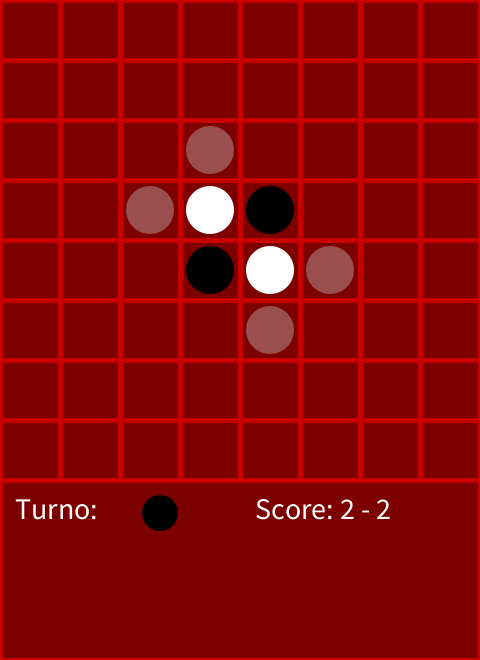
Frame 1 (no input)
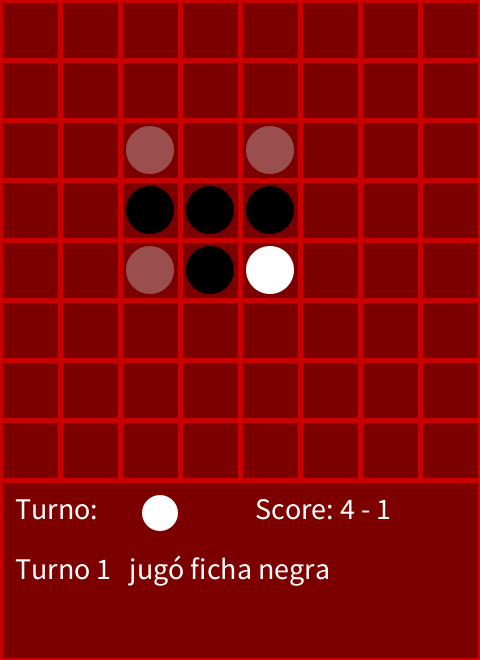
Frame 60 (the mouse pressed at the canvas centre just before this capture)
Frame 120 (the mouse held since frame 60 and released just before this capture): identical to frame 60, image omitted

The Processing sketch that drew these frames (run headless with seeded random() and noise(); from frame 60 on, the mouse is pressed at the canvas centre):

// Processing sketch: ProyectoOthello
// ── ProyectoOthello.pde
/**
 * Proyecto base para el juego de Othello/Reversi
 * @author Rodrigo Colín
 */

Tablero tablero;
Jugador jugador;
int ContadorTiempo = 250;

/**
 * Método para establecet tamaño de ventana al incluir variables
 */
void settings(){
  tablero =  new Tablero();
  jugador = new Jugador();
  size(tablero.dimension * tablero.tamCasilla, (tablero.dimension + 3)* tablero.tamCasilla);
}

/**
 * Inicializaciones
 */
void setup(){
  println("Proyecto base para el juego de mesa Othello");
  tablero.muestraJugadas();
}

/**
 * Ciclo de dibujado
 */
void draw(){
  
  
  if(tablero.turno)
    ContadorTiempo++;
  tablero.display();
  tablero.muestraJugadas();
  if(tablero.turno && !tablero.finPartida() && ContadorTiempo > 250)
    {
      PVector jugada = jugador.Jugar(tablero);
      if(tablero.esJugable(floor(jugada.x),floor(jugada.y)))
      {
        tablero.setFicha(floor(jugada.x),floor(jugada.y));
        println("\nPC jugo en  " + "[" + jugada.x + ", " + jugada.y + "]");
        tablero.cambiarTurno();
        tablero.mensaje("Turno " + tablero.numeroDeTurno + "   "  + (tablero.turno ? " jugó ficha blanca" : "jugó ficha negra"));
        ContadorTiempo = 0;
      }

      
      
      if(tablero.sinMovimientos())
      {
        
        if(tablero.finPartida())
        {
          tablero.mensajes("Fin de la partida, " + (tablero.cantidadFichas().x > tablero.cantidadFichas().y ? " ganan Negras" : (tablero.cantidadFichas().x < tablero.cantidadFichas().y ? "ganan Blancas" : "empate")),"       Volver a jugar      ");
          int i = 0;
          for(i=0;i < tablero.numeroDeTurno-1;i++)
          {
            println(jugador.bifurcacion[i] + "," + jugador.fichas[i] + ", " + jugador.explorados[i]);
          }
          tablero.terminaPartida();
        }
        else
        {
          tablero.mensajes("Sin jugadas posibles","Turno para el siguiente jugador.");
        }
       
      }
      
    }
  
}

/**
 * Evento para detectar cuando el usuario da clic
 */
void mousePressed() {
  
  int casillaX,casillaY;
  casillaX = mouseX/tablero.tamCasilla;
  casillaY = mouseY/tablero.tamCasilla;
  
  
      
  if((casillaX < 8 && casillaY < 8) && tablero.esJugable(casillaX,casillaY) && !tablero.turno)
  {
      println("\nClic en la casilla " + "[" + casillaX + ", " + casillaY + "]");
      
      jugador.bifurcacion[tablero.numeroDeTurno] = floor(tablero.jugadasPosibles()[0].x);
      jugador.fichas[tablero.numeroDeTurno] = floor(tablero.cantidadFichas().x);
      tablero.setFicha(casillaX,casillaY);
      tablero.cambiarTurno();
      tablero.mensaje("Turno " + tablero.numeroDeTurno + "   "  + (tablero.turno ? " jugó ficha blanca" : "jugó ficha negra"));
      
      
      if(tablero.sinMovimientos())
      {
        
        if(tablero.finPartida())
        {
          tablero.mensajes("Fin de la partida, " + (tablero.cantidadFichas().x > tablero.cantidadFichas().y ? " ganan Negras" : (tablero.cantidadFichas().x < tablero.cantidadFichas().y ? "ganan Blancas" : "empate")),"       Volver a jugar      ");
          
          int i = 0;
          for(i=0;i < tablero.numeroDeTurno-1;i++)
          {
            println(jugador.bifurcacion[i] + "," + jugador.fichas[i] + ", " + jugador.explorados[i]);
          }
          tablero.terminaPartida();
        }
        else
        {
          tablero.mensajes("Sin jugadas posibles","Turno para el siguiente jugador.");
        }
       
      }
      tablero.display();
      tablero.muestraJugadas();
      ContadorTiempo = 250;
      
      
  }
  else if((casillaX < 8 && casillaY < 8))
  {
     println("No es posible colocar ficha en la casilla " + "[" + casillaX + ", " + casillaY + "]");
  }
  else if(casillaY > 8 && tablero.finJuego)
  {
    tablero.nuevoJuego();
  }
  else if(casillaY > 8)
  {
      ContadorTiempo = 301;
  }
    
}

// ── Jugador.pde
import java.util.LinkedList;

class Jugador {
   
   int bifurcacion[] = new int[64]; 
   int explorados[]  = new int[64];
   int fichas[] = new int[64]; 
   int exploraciones;
   int profundidad   = 4;
  
   void setDificultad(int d)
   {
     this.profundidad = min(d,10);
   }
   
   PVector Jugar(Tablero tbl)
   {
     PVector jugada = new PVector(0,0);
     Nodo actual = tbl.mundoNodo;
     exploraciones = 0;
     println("Nodo actual: \n" + actual.imprimeEstado());
     println("Nodos hijo: \n");
     actual.vecinos = new LinkedList();
     generaHijos(actual,true);
     exploraciones += actual.vecinos.size();
     
     int maxR = -100000000,r;
     Nodo maxNodo = new Nodo("jugada", 8);
     bifurcacion[tbl.numeroDeTurno] = actual.vecinos.size();
     fichas[tbl.numeroDeTurno] = floor(tbl.cantidadFichas().x);
     println("Totales: " + actual.vecinos.size());
     if(actual.vecinos.size() > 1)
     {
       for(NodoPeso hp : actual.vecinos)
       {
         Nodo h = hp.nNodo;
         int a =  -100000;
         int b = 100000;
         int hr = heuristica(h,false);
         r= minimax(h,false,0,a,b);
         explorados[tbl.numeroDeTurno] = exploraciones;
         println(h.imprimeEstado() + " " + r + ", " + hr);
         if(r >= maxR)
         {
           if(r == maxR)
           {
             if(hr > heuristica(maxNodo,false))
             {
               maxR = r;
               maxNodo = h;
             }
           }
           else
           {
             maxR = r;
             maxNodo = h;
           }
               
         }
       }
     }
     else
     {
       Nodo h = actual.vecinos.getFirst().nNodo;
       /*println(h.imprimeEstado());
       if(nodoTerminal(h))
         println(evalFunc(h));
       else
         println(heuristica(h));*/
       maxNodo = h;
       maxR = 0;
     }
       
     println("Mejor jugada: \n" + maxNodo.imprimeEstado() + " " + maxR + ", " + heuristica(maxNodo,false));
     
     int i,j;
     for(i = 0; i< 8; i++)
     {
         for(j = 0; j< 8; j++)
         {
            if(actual.estado[i][j] == 0 &&  maxNodo.estado[i][j] != 0)
            {
               jugada.x = i;
               jugada.y = j;
            }
         }
     }
     
     return jugada;
   }
   
   
   LinkedList<Nodo> generaHijos(Nodo n,boolean turno)
   {
     LinkedList<Nodo> hijos = new LinkedList<Nodo>();
     
     Tablero tbl = new Tablero(n);
     tbl.turno = turno;
     
     PVector[] jugadas = tbl.jugadasPosibles();
     int total = floor(jugadas[0].x);
     for(int i = 1; i < total; i++)
     {
       Nodo nNodo = new Nodo("Nodo" + i,8);
       Tablero tbl2 = new Tablero(n);
       tbl2.turno = turno;
       
       tbl2.setFicha(floor(jugadas[i].x),floor(jugadas[i].y));
       
       int h,k;
       for(h = 0; h < 8; h++)
       {
         for(k = 0; k < 8; k++)
         {
           nNodo.estado[h][k] = tbl2.mundo[h][k];
         }
       }
       hijos.addLast(nNodo);
       n.agregaVecino(nNodo);
     }
     
     return hijos;
     
   }
   
   boolean nodoTerminal(Nodo n)
   {
     Tablero tbl = new Tablero(n);
     return tbl.finPartida();
     
   }
    
    
    int heuristica(Nodo n, boolean turno)
    {
      int E,X,C,H1,H2,m,p;
      E = n.estado[0][0] + n.estado[0][7] + n.estado[7][0] + n.estado[7][7];
      X = E + n.estado[0][2] + n.estado[0][5] + n.estado[2][0] + n.estado[2][2] + n.estado[2][5] + n.estado[0][7] + n.estado[7][2] + n.estado[7][5] + n.estado[5][0] + n.estado[5][2] + n.estado[5][5] + n.estado[5][7];
      C = (n.estado[0][0] == 0 ? -4 : 1)*(n.estado[0][1] + n.estado[1][1] + n.estado[1][0]);
      C = C + (n.estado[0][7] == 0 ? -4 : 1)*(n.estado[0][6] + n.estado[1][6] + n.estado[1][7]);
      C = C + (n.estado[7][0] == 0 ? -4 : 1)*(n.estado[6][0] + n.estado[6][1] + n.estado[7][1]);
      C = C + (n.estado[7][7] == 0 ? -4 : 1)*(n.estado[7][6] + n.estado[6][6] + n.estado[6][7]);
      
      int i;
      int hs = 0,hiz = 0,hd = 0,hi= 0;
      for(i=1;i<7;i++)
      {
        hs += n.estado[i][0];
        hi += n.estado[i][7];
        hiz += n.estado[0][i];
        hd += n.estado[7][i];
      }
      
      H2 = floor(hs/6) + floor(hi/6) + floor(hiz/6) + floor(hd/6);
      hs +=  n.estado[0][0] + n.estado[7][0];
      hi +=  n.estado[0][7] + n.estado[7][7];
      hiz += n.estado[0][0] + n.estado[0][7];
      hd +=  n.estado[7][0] + n.estado[7][7];
      
      H1 = floor(hs/8) + floor(hi/8) + floor(hiz/8) + floor(hd/8);
      
      Tablero tbl = new Tablero(n);
      tbl.turno = turno;
      m = floor(tbl.jugadasPosibles()[0].x);
      p = floor(tbl.cantidadFichas().x - tbl.cantidadFichas().y);
      
      return (64*E + 16*X + 16*C + 4*H1 + 16*H2 + p - 4*m);
            
    }
    
    int evalFunc(Nodo n, boolean turno)
    {
        if(!nodoTerminal(n))
        {
            //Si no es nodo terminal retorna el valor de la heuristica
            return heuristica(n, turno);
            
        }
        else
        {
          Tablero tbl = new Tablero(n);
          int E = n.estado[0][0] + n.estado[0][7] + n.estado[7][0] + n.estado[7][7];
          int p = 10*floor(tbl.cantidadFichas().x - tbl.cantidadFichas().y + 32*E);
          p = floor(tbl.cantidadFichas().x - tbl.cantidadFichas().y)*100000;
          return p;
        }
    }
   
   int minimax(Nodo n, boolean turno, int profund, int alfa, int beta)
   {
     int alfaM = alfa,betaM = beta;
     
     if(profund >= this.profundidad || nodoTerminal(n))
        {
            int r = evalFunc(n, turno);
            //println("Nivel " + profund + ", turno de " + (turno ? 'O' : 'X') + "\n" + n.imprimeEstado() + " " + r);
            return r;
        }
        
        LinkedList<Nodo> hijos = new LinkedList<Nodo>();

        hijos = generaHijos(n,turno);
        if(hijos.size() == 0)
        {
          hijos.add(n);
        }
        exploraciones += hijos.size();
        int minimo =  100000000;
        int maximo = -minimo;
        for(Nodo h : hijos)
        {
            int r = 0;
  
            r = minimax(h, !turno,profund + 1,alfaM,betaM);
            //println("Nivel " + profund + ", turno de " + (turno ? 'O' : 'X') + "\n" + h.imprimeEstado() + " " + r);

            if(r < minimo)
                minimo = r;
            if(r> maximo)
                maximo = r;
                
            if(turno)
            {
              alfaM = maximo;
            }
            else
            {
              betaM = minimo;
            }
            if(alfaM >= betaM)
            {
              break;
            }
            
        }
        return (turno ? maximo : minimo);
   }

   
   
 }

// ── Nodo.pde
import java.util.LinkedList;
public class Nodo {
    
    String nombre;
    int estado[][];
    
    LinkedList<NodoPeso> vecinos = new LinkedList<NodoPeso>();
    
    Nodo(String data)
    {
        this.nombre = data;
        
    }

    Nodo(String data,int m)
    {
        this.nombre = data;
        estado  = new int[m][m];
        estado[3][3] = -1;
        estado[4][4] = -1;

        estado[3][4] = 1;
        estado[4][3] = 1;
    }
    void agregaVecino(String data)
    {
        if(data != null)
        {
            vecinos.addLast(new NodoPeso(data));
        }
            
    }

    void agregaVecinoCoste(String data, double w)
    {
        if(data != null)
        {
            vecinos.addLast(new NodoPeso(data,w));
        }
            
    }

    void agregaVecino(Nodo n)
    {
        if(n != null)
        {
            vecinos.addLast(new NodoPeso(n));
        }
            
    }

    void agregaVecinoCoste(Nodo n, double w)
    {
        if(n != null)
        {
            vecinos.addLast(new NodoPeso(n,w));
        }
            
    }

    void insertaVecino(String data)
    {
        if(data != null)
        {
            vecinos.addFirst(new NodoPeso(data));
        }
    }

    void insertaVecino(Nodo n)
    {
        if(n != null)
        {
            vecinos.addFirst(new NodoPeso(n));
        }
    }

    void insertaVecinoCoste(Nodo n,double w)
    {
        if(n != null)
        {
            vecinos.addFirst(new NodoPeso(n,w));
        }
    }
    
    boolean igualEstado(Nodo n)
    {
        int i,j;
        for(i=0;i<8;i++)
        {
           for(j=0;j<8;j++)
           {
              if(this.estado[i][j] != n.estado[i][j])
              { 
                return false;
              }
           }
          
        }
        return true;
    }

    boolean equals(Nodo n)
    {
        if(this == n) 
        {
            return true;
        }

        if(n instanceof Nodo && (n.nombre == this.nombre || this.igualEstado(n))) 
        {
            return true;
        }
   
        return false;
    }

    String imprimeEstado()
    {
        String r = "";
        int i,j;
        for(i = 0;i < 8;i++)
        {
            for(j = 0; j  < 8; j++)
            {
                r = r + (estado[j][i] == 0 ? " - " : estado[j][i] > 0 ? " O " : " X ");
            }
            r = r + "\n";
        }
        return r;
    }

    void muestraVecinos()
    {
        int i = 0;
        print("[");
        for(NodoPeso v : this.vecinos)
        {
            print("(" + v.nNodo.nombre + "," + v.peso + ")");
            if(i < this.vecinos.size()-1)
                print(", ");

            i++;
        }
        print("]");
    }
    
    
    void expandeHijos()
    {
      
      
    }
}

// ── NodoPeso.pde
public class NodoPeso{

    double peso = 1;
    Nodo nNodo;

    NodoPeso(String data) {
        nNodo = new Nodo(data);
        this.peso = 1;
    }

    NodoPeso(String data, double w) {
        nNodo = new Nodo(data);
        this.peso = w;
    }

    NodoPeso(Nodo data) {
        nNodo = data;
        this.peso = 1;
    }

    NodoPeso(Nodo data, double w) {
        nNodo = data;
        this.peso = w;
    }
    
}
// ── Tablero.pde
/**
 * Definición de un tablero para el juego de Othello
 * @author Rodrigo Colín
 */
class Tablero {
  /**
   * Cantidad de casillas en horizontal y vertical del tablero
   */
  int dimension;

  /**
   * El tamaño en pixeles de cada casilla cuadrada del tablero
   */
  int tamCasilla;

  /**
   * Representación lógica del tablero. El valor númerico representa:
   * 0 = casilla vacia
   * 1 = casilla con ficha del agente
   * -1 = casilla con ficha del oponente
   */
  int[][] mundo;
  Nodo mundoNodo = new Nodo("mundo",8);
  /**
   * Representa de quién es el turno bajo la siguiente convención:
   * true = turno del agente 1
   * false = turno del oponente -1
   */
  boolean turno;
  
  /**
   * Contador de la cantidad de turnos en el tablero
   */
  int numeroDeTurno;
  
  int juegosPosibles = 4;
  
  String mensaje = "";
  String mensaje2 = "";
  boolean finJuego = false;

  /**
   * Constructor base de un tablero. 
   * @param dimension Cantidad de casillas del tablero, comúnmente ocho.
   * @param tamCasilla Tamaño en pixeles de cada casilla
   */
  Tablero(int dimension, int tamCasilla) {
    this.dimension = dimension;
    this.tamCasilla = tamCasilla;
    turno = true;
    numeroDeTurno = 0;
    mundo = new int[dimension][dimension];
    // Configuración inicial (colocar 4 fichas al centro del tablero):
    mundo[(dimension/2)-1][dimension/2] = 1;
    mundo[dimension/2][(dimension/2)-1] = 1;
    mundo[(dimension/2)-1][(dimension/2)-1] = -1;
    mundo[dimension/2][dimension/2] = -1;
    
    mundoNodo.estado[(dimension/2)-1][dimension/2] = 1;
    mundoNodo.estado[dimension/2][(dimension/2)-1] = 1;
    mundoNodo.estado[(dimension/2)-1][(dimension/2)-1] = -1;
    mundoNodo.estado[dimension/2][dimension/2] = -1;
  }

  /**
   * Constructor por default de un tablero con las siguientes propiedades:
   * Tablero de 8x8 casillas, cada casilla de un tamaño de 60 pixeles,
   */
  Tablero() {
    this(8, 60);
  }
  
    Tablero(Nodo n) {
    this(8, 60);
    this.mundoNodo = new Nodo("nodo juego",8);
    int i,j;
     for(i=0;i<8;i++)
     {
        for(j=0;j<8;j++)
        {
          this.mundo[i][j] = n.estado[i][j];
          this.mundoNodo.estado[i][j] = n.estado[i][j];
          
        }
     }
  }

  /**
   * Dibuja en pantalla el tablero, es decir, dibuja las casillas y las fichas de los jugadores
   */
  void display() {
    
    color fondo = color(125, 0, 0); // El color de fondo del tablero
    color linea = color(200,0,0); // El color de línea del tablero
    int grosor = 5; // Ancho de línea (en pixeles)
    color jugador1 = color(0); // Color de ficha para el primer jugador
    color jugador2 = color(255); // Color de ficha para el segundo jugador
    color jugada = color(200,200,200,100); // Color de ficha para posible jugada
    
    
    for (int i = 0; i < dimension; i++)
      for (int j = 0; j < dimension; j++) {
        // Dibujar cada casilla del tablero:
        fill(fondo); // establecer color de fondo
        stroke(linea); // establecer color de línea
        strokeWeight(grosor); // establecer ancho de línea
        rect(i*tamCasilla, j*tamCasilla, tamCasilla, tamCasilla);

        // Dibujar las fichas de los jugadores:
        if (mundo[i][j] != 0) { // en caso de que la casilla no esté vacia
          fill(mundo[i][j] == 1 ? jugador1 : jugador2); // establecer el color de la ficha
          noStroke(); // quitar contorno de línea
          ellipse(i*tamCasilla+(tamCasilla/2), j*tamCasilla+(tamCasilla/2), tamCasilla*4/5, tamCasilla*4/5);
        }
      }
      
      fill(fondo);
      rect(0, dimension*tamCasilla, dimension*tamCasilla, 3*tamCasilla);
      textSize(tamCasilla/2);
      fill(255);
      text("Turno: ",tamCasilla/4,(dimension+0.65)*tamCasilla);
      fill(turno ? jugador1 :  jugador2);
      noStroke();
      ellipse(tamCasilla*dimension/3, (dimension+0.55)*tamCasilla, tamCasilla*3/5, tamCasilla*3/5);
      fill(255);
      text("Score: " + int(tablero.cantidadFichas().x) + " - " + int(tablero.cantidadFichas().y),(dimension/2 + 0.25)*tamCasilla,(dimension+0.65)*tamCasilla);
      
      
      text(mensaje,tamCasilla/4,(dimension+1.65)*tamCasilla);
      text(mensaje2,tamCasilla/4,(dimension+2.65)*tamCasilla);
  }
  
  
  void mensaje(String s)
  {
      mensaje = s;
      mensaje2 = "";
  }
  
  void mensajes(String s, String t)
  {
      mensaje = s;
      mensaje2 = t;
  }
  
  
  /**
   * Representa el cambio de turno. Normalmente representa la última acción del turno
   */
  void cambiarTurno() {
    turno = !turno;
    numeroDeTurno += 1;
  }



  /**
   * Verifica si en la posición de una casilla dada existe una ficha (sin importar su color)
   * @param posX Coordenada horizontal de la casilla a verificar
   * @param posY Coordenada vertical de la casilla a verificar
   * @return True si hay una ficha de cualquier color en la casilla, false en otro caso
   */
  boolean estaOcupado(int posX, int posY) {
    return (mundo[posX][posY] != 0);
  }
  
  boolean esJugable(int posX, int posY) {
    
    //buscar en la lista de jugadas
    PVector jugadas[] = tablero.jugadasPosibles();
    int i = 0;
    juegosPosibles = floor(jugadas[0].x);
    for(i = 1; i < juegosPosibles; i ++)
    {
       if(jugadas[i].x == posX && jugadas[i].y == posY)
         return true;
    }
    return false;
  }
  


  /**
   * Cuenta la cantidad de fichas de un jugador
   * @return La cantidad de fichas de ambos jugadores en el tablero como vector, 
   * donde x = jugador1, y = jugador2
   */
  PVector cantidadFichas() {
    PVector contador = new PVector();
    for (int i = 0; i < dimension; i++)
      for (int j = 0; j < dimension; j++){
        if(mundo[i][j] == 1)
          contador.x += 1;
        if(mundo[i][j] == -1)
          contador.y += 1;
      }
    return contador;
  }
  
  
  
  /**
   * Coloca o establece una ficha en una casilla específica del tablero.
   * Nota: El eje vertical está invertido y el conteo empieza en cero.
   * @param posX Coordenada horizontal de la casilla para establecer la ficha
   * @param posX Coordenada vertical de la casilla para establecer la ficha
   * @param turno Representa el turno o color de ficha a establecer
   */
  void setFicha(int posX, int posY, boolean turno) {
    mundo[posX][posY] = turno ? 1 : -1;
    mundoNodo.estado[posX][posY] = turno ? 1 : -1;
  }
  
  
  /**
   * Coloca o establece una ficha en una casilla específica del tablero segun el turno del tablero.
   * @param posX Coordenada horizontal de la casilla para establecer la ficha
   * @param posX Coordenada vertical de la casilla para establecer la ficha
   */
  void setFicha(int posX, int posY) {
    this.setFicha(posX, posY, this.turno);
    
    
    int h,k;
    for(h = -1; h < 2; h++)
    {
      for(k = -1; k < 2; k++)
      {
        if(h == 0 && k == 0)
            continue;
        int i,d = 0;
        d = encierraEnemigo(posX,posY,h,k);
        if(d > 0)
        {
          for(i = 0; i < d; i++)
          {
              this.setFicha(posX + h*i, posY + k*i, this.turno);
          }
        }
      }
    }
  }

  
  int encierraEnemigo(int posX, int posY, int dx, int dy)
  {
    int d = 1;
    int jugador = (this.turno ? 1 : -1);
    int fichaBuscar = -jugador;
      
    while(posX+dx*d < 8 && posX+dx*d >= 0 && posY+dy*d < 8 && posY+dy*d >= 0 && (mundo[posX+dx*d][posY+dy*d++] == fichaBuscar))
    {
      if(posX+dx*d < 8 && posX+dx*d >= 0 && posY+dy*d < 8 && posY+dy*d >= 0 && mundo[posX+dx*d][posY+dy*d] == jugador)
      return d;
    }
    
    return 0;
  }
  
  boolean jugadaConsiderada(PVector[] J, PVector j,int p)
  {
    int i = 0;
    for(i  = 1; i < p; i++)
    {
      if(J[i].x == j.x && J[i].y == j.y)
        return true;
    }
    return false;
  }
  
  PVector[] jugadasPosibles()
  {
      PVector jugadas[] = new PVector[60];
      jugadas[0] = new PVector(1,0);
      int i,j,p = 1;
      
      for(i=0;i<8;i++)
      {
         for(j=0;j<8;j++)
         {
            if(!estaOcupado(i,j))
            {
              int h,k;
              for(h = -1; h < 2; h++)
              {
                for(k = -1; k < 2; k++)
                {
                  if(h == 0 && k == 0)
                      continue;
                  
                  if(encierraEnemigo(i,j,h,k) > 0 && !jugadaConsiderada(jugadas,new PVector(i,j),p))
                  {
                    jugadas[p] = new PVector();
                    jugadas[p].x = i;
                    jugadas[p].y = j;
                    p++;
                  }
                }
              }
            }
           
         }
        
      }
      
      jugadas[0] = new PVector(p,0);
      return jugadas;
  }
  
  
  void muestraJugadas()
  {
    PVector jugadas[] = jugadasPosibles();
    int i = 0;
    juegosPosibles = floor(jugadas[0].x);
    for(i = 1; i < juegosPosibles; i ++)
    {
        int cx,cy;
        cx =  floor(jugadas[i].x);
        cy =  floor(jugadas[i].y);
        fill(color(200,200,200,100));
        noStroke(); // quitar contorno de línea
        ellipse(cx*tamCasilla+(tamCasilla/2), cy*tamCasilla+(tamCasilla/2), tamCasilla*4/5, tamCasilla*4/5);
    }
  }
  
  
  boolean sinMovimientos()
  {
    if(jugadasPosibles()[0].x == 1)
    {
      return true;
    }
    return false;
  }
  
  boolean finPartida()
  {
    if(sinMovimientos())
    {
      cambiarTurno();
      return sinMovimientos();
    }
    return false;
  }
  
  
  
  void terminaPartida()
  {
     finJuego = true; 
    
  }
  
  
  void nuevoJuego()
  {
    
    int i,j;
    for(i=0;i<8;i++)
    {
       for(j=0;j<8;j++)
       {  
         mundo[i][j] = 0;
         mundoNodo.estado[i][j] = 0;
       }
    }
    
    mundo[(dimension/2)-1][dimension/2] = 1;
    mundo[dimension/2][(dimension/2)-1] = 1;
    mundo[(dimension/2)-1][(dimension/2)-1] = -1;
    mundo[dimension/2][dimension/2] = -1;
    
    
    mundoNodo.estado[(dimension/2)-1][dimension/2] = 1;
    mundoNodo.estado[dimension/2][(dimension/2)-1] = 1;
    mundoNodo.estado[(dimension/2)-1][(dimension/2)-1] = -1;
    mundoNodo.estado[dimension/2][dimension/2] = -1;
    
   turno = true;
   numeroDeTurno = 0;
   juegosPosibles = 4;
   mensaje = "";
   mensaje2 = "";
   finJuego = false;
   muestraJugadas();
     
  }
  
  
  
}
